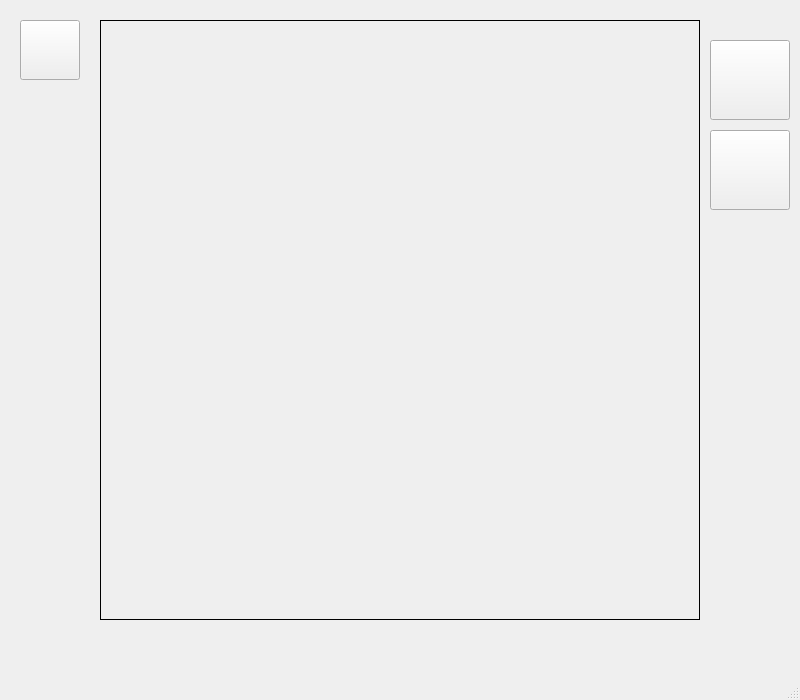
<?xml version="1.0" encoding="UTF-8"?>
<ui version="4.0">
 <class>MainWindow</class>
 <widget class="QMainWindow" name="MainWindow">
  <property name="geometry">
   <rect>
    <x>0</x>
    <y>0</y>
    <width>800</width>
    <height>700</height>
   </rect>
  </property>
  <property name="windowTitle">
   <string>Iridologi Detection</string>
  </property>
  <property name="windowIcon">
   <iconset>
    <normaloff>../icon/eyescoba.jpg</normaloff>../icon/eyescoba.jpg</iconset>
  </property>
  <widget class="QWidget" name="centralwidget">
   <widget class="QLabel" name="imgLabel">
    <property name="geometry">
     <rect>
      <x>100</x>
      <y>20</y>
      <width>600</width>
      <height>600</height>
     </rect>
    </property>
    <property name="frameShape">
     <enum>QFrame::Box</enum>
    </property>
    <property name="frameShadow">
     <enum>QFrame::Plain</enum>
    </property>
    <property name="lineWidth">
     <number>1</number>
    </property>
    <property name="text">
     <string/>
    </property>
   </widget>
   <widget class="QPushButton" name="cap">
    <property name="geometry">
     <rect>
      <x>710</x>
      <y>130</y>
      <width>80</width>
      <height>80</height>
     </rect>
    </property>
    <property name="text">
     <string/>
    </property>
    <property name="iconSize">
     <size>
      <width>70</width>
      <height>70</height>
     </size>
    </property>
   </widget>
   <widget class="QPushButton" name="startButton">
    <property name="geometry">
     <rect>
      <x>710</x>
      <y>40</y>
      <width>80</width>
      <height>80</height>
     </rect>
    </property>
    <property name="text">
     <string/>
    </property>
    <property name="iconSize">
     <size>
      <width>75</width>
      <height>75</height>
     </size>
    </property>
   </widget>
   <widget class="QPushButton" name="back">
    <property name="geometry">
     <rect>
      <x>20</x>
      <y>20</y>
      <width>60</width>
      <height>60</height>
     </rect>
    </property>
    <property name="text">
     <string/>
    </property>
    <property name="iconSize">
     <size>
      <width>55</width>
      <height>55</height>
     </size>
    </property>
   </widget>
  </widget>
  <widget class="QStatusBar" name="statusbar"/>
 </widget>
 <resources/>
 <connections/>
</ui>
